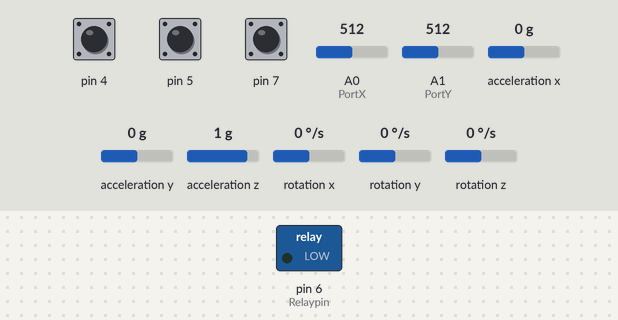
Simulated run of this sketch. Board: Arduino Leonardo, built with avr-gcc and run on an emulated ATmega32U4. Shown: switched loads named in the sketch (green lamp = pin HIGH). The test bench sets the inputs (shaded band); at power-on: pin 4 HIGH, pin 5 HIGH, pin 7 HIGH, A0 (PortX) = 512, A1 (PortY) = 512, acceleration x 0 g, acceleration y 0 g, acceleration z 1 g, rotation x 0 °/s, rotation y 0 °/s, rotation z 0 °/s. USB keyboard and mouse output is not drawn; what the sketch prints to the serial monitor is not drawn.

Above: at 1.2 s.
1.3 s: pin 4 pulled LOW for 0.15 s
At 1.37 s:
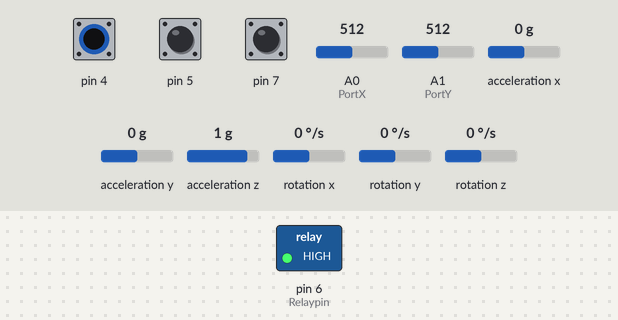
2.9 s: pin 4 pulled LOW for 3.2 s
At 7.4 s:
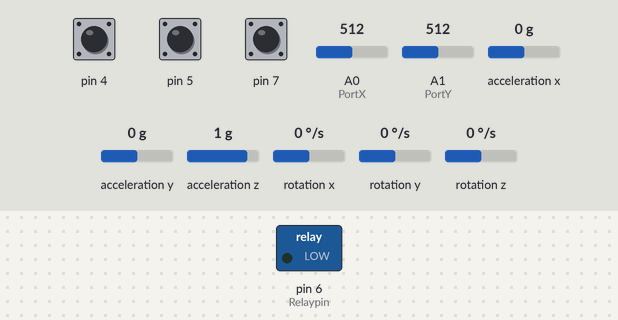
Timing chart, 0 to 8.9 s (numbered marks = the images above; inputs shaded):
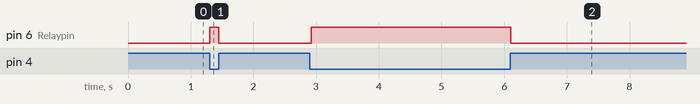

The sketch:

gyrogun1.ino
```cpp
#include <Mouse.h>
#include <Wire.h>
#include <I2Cdev.h>
#include <MPU6050.h>
#include "Keyboard.h"

#define Relaypin 6
#define PortX A0
#define PortY A1

#define YLimitExtremeW 896
#define XLimitExtremeA 896
#define YLimitExtremeS 128
#define XLimitExtremeD 128

#define YLimit2W 768
#define XLimit2A 768
#define YLimit2S 256
#define XLimit2D 256

#define smallerX >
#define biggerX <
#define smallerY <
#define biggerY >

void joystickMove(int X, int Y);

MPU6050 mpu;
int16_t ax, ay, az, gx, gy, gz;
int vx, vy;

void setup() {
  Serial.begin(9600);
  Keyboard.begin();
  Wire.begin();
  pinMode(5, INPUT_PULLUP);
  pinMode(4, INPUT_PULLUP);
  pinMode(7, INPUT_PULLUP);
  pinMode(Relaypin, OUTPUT);
  mpu.initialize();
  if (!mpu.testConnection()) {
    while (1);
    }
}

void loop() {
  mpu.getMotion6(&ax, &ay, &az, &gx, &gy, &gz);
  int btn1 = digitalRead(4);
  int btn2 = digitalRead(7);
  int cnt=0;

  if (btn1 == 0) {
    Mouse.press(MOUSE_LEFT);
    digitalWrite(Relaypin,HIGH);
  }
  else{
    Mouse.release(MOUSE_LEFT);
    digitalWrite(Relaypin,LOW);
  }

   if (btn2 == 0) {
     Mouse.press(MOUSE_RIGHT);
     cnt++;
    //Keyboard.press('r');
  }
  else{
    if(cnt%2==0){
      Mouse.release(MOUSE_RIGHT);
      //Keyboard.release('r');
    }
  }

  vx = (gx+550)/200;
  vy = -(gz+200)/200;
  Serial.println(vy);
  if(digitalRead(5)==1){
    Mouse.move(vy, vx);
  }
  int XValue = analogRead(PortX);
  int YValue = analogRead(PortY);
  joystickMove(XValue, YValue);

  delay(20);
}


void joystickMove(int X, int Y)
{
  static bool isWpressed = false;
  static bool isApressed = false;
  static bool isSpressed = false;
  static bool isDpressed = false;

  if (Y biggerY YLimitExtremeW)
  {
    if (!isWpressed)
    {
      Keyboard.press('d');
      isWpressed = true;
    }
  }
  else if (Y biggerY YLimit2W)
  {
    if (isWpressed)
    {
      Keyboard.release('d');
      isWpressed = false;
      Keyboard.print('d');
    }
  }
  else if (isWpressed)
  {
    Keyboard.release('d');
    isWpressed = false;
  }

  if (X smallerX XLimitExtremeA)
  {
    if (!isApressed)
    {
      Keyboard.press('w');
      isApressed = true;
    }
  }
  else if (X smallerX XLimit2A)
  {
    if (isApressed)
    {
      Keyboard.release('w');
      isApressed = false;
      Keyboard.print('w');
    }
  }
  else if (isApressed)
  {
    Keyboard.release('w');
    isApressed = false;
  }

  if (Y smallerY YLimitExtremeS)
  {
    if (!isSpressed)
    {
      Keyboard.press('a');
      isSpressed = true;
    }
  }
  else if (Y smallerY YLimit2S)
  {
    if (isSpressed)
    {
      Keyboard.release('a');
      isSpressed = false;
      Keyboard.print('a');
    }
  }
  else if (isSpressed)
  {
    Keyboard.release('a');
    isSpressed = false;
  }

  if (X biggerX XLimitExtremeD)
  {
    if (!isDpressed)
    {
      Keyboard.press('s');
      isDpressed = true;
    }
  }
  else if (X biggerX XLimit2D)
  {
    if (isDpressed)
    {
      Keyboard.release('s');
      isDpressed = false;
      Keyboard.print('s');
    }
  }
  else if (isDpressed)
  {
    Keyboard.release('s');
    isDpressed = false;
  }
}
```

Measured:
- after the input at 1.3 s, pin 6 (Relaypin): LOW → HIGH at once, → LOW 0.15 s later
- after the input at 2.9 s, pin 6 (Relaypin): LOW → HIGH at once, → LOW 3.2 s later
